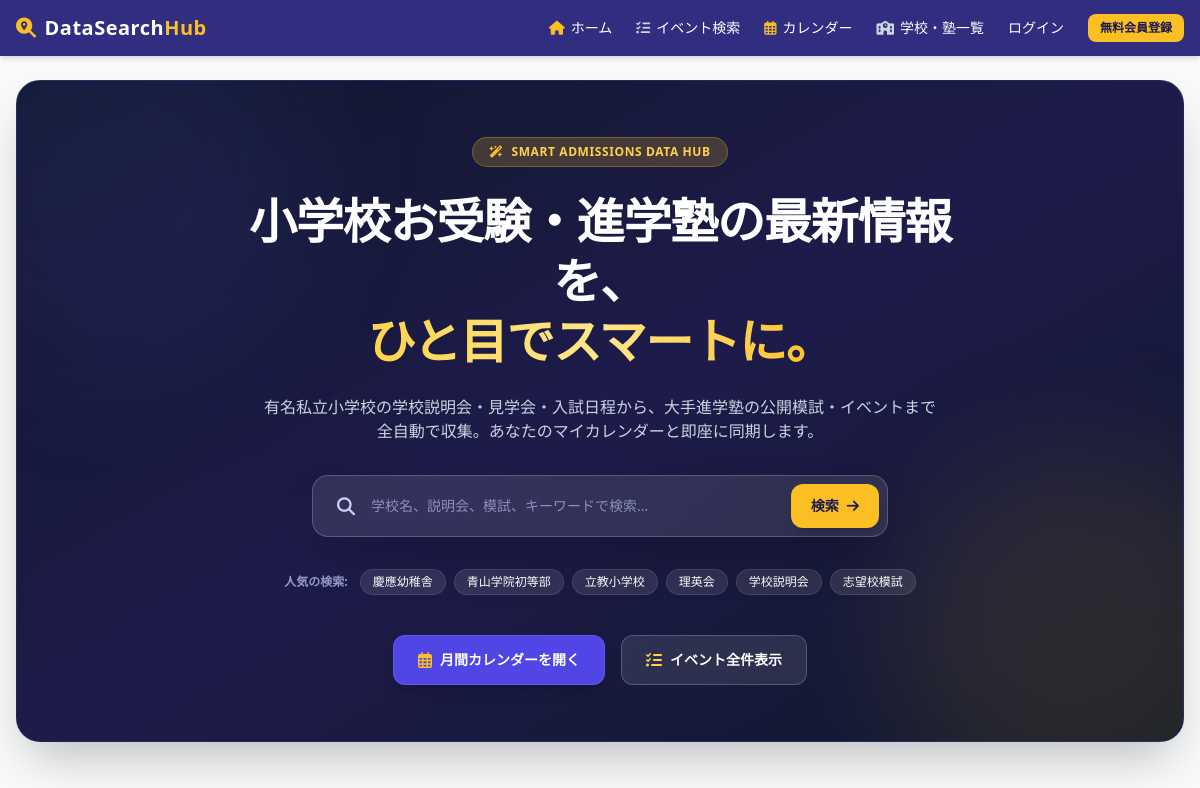
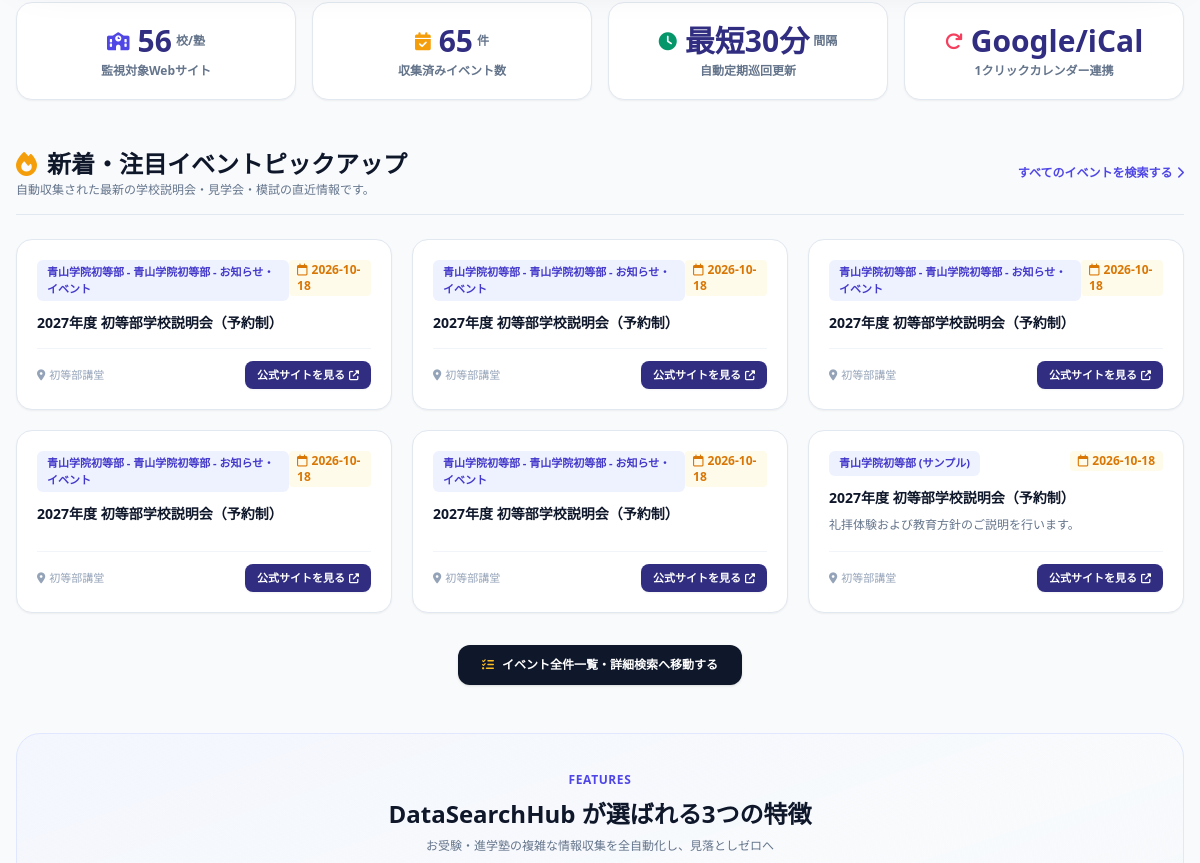
Before: / (upper part) with the older database file (2 pictures, top to bottom).
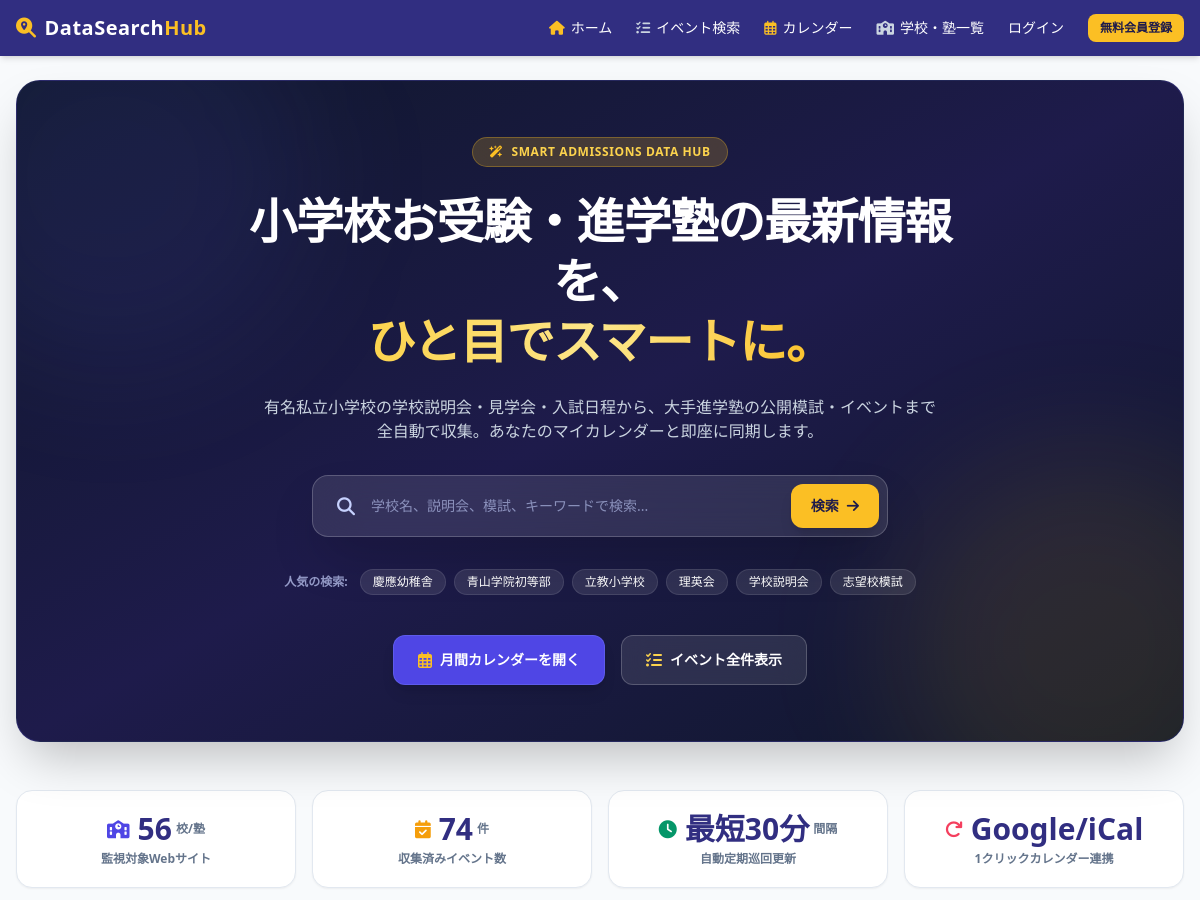
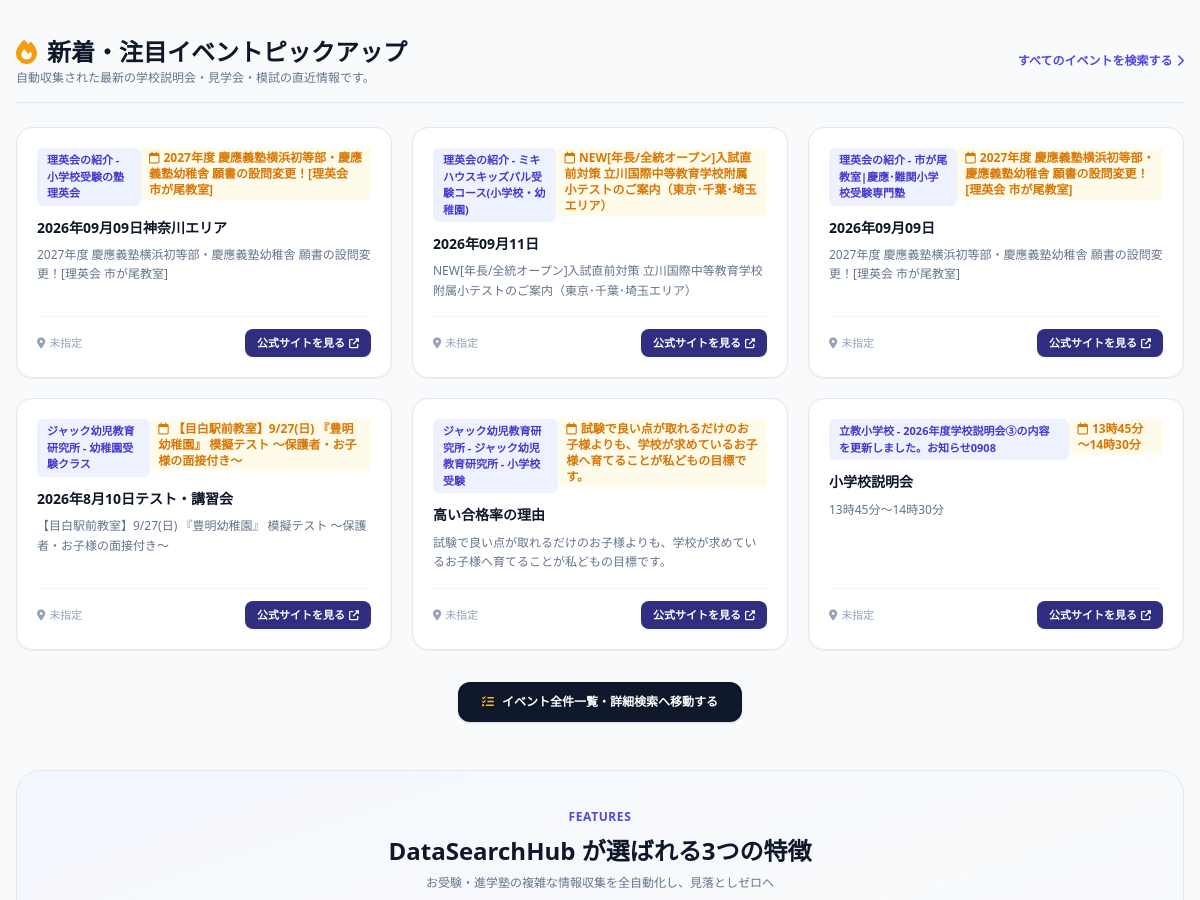
After: the same page with the newer database file (2 pictures, top to bottom).
### app/models/schema.py (models this page shows, shortened)
class Event(Base):
    __tablename__ = "events"
    id = Column(Integer, primary_key=True, index=True)
    source_id = Column(Integer, ForeignKey("sources.id"), nullable=False)
    title = Column(String, index=True, nullable=False)
    content = Column(Text, nullable=True)
    url = Column(String, nullable=True)
    published_date = Column(String, nullable=True)                      # 発表日 / 更新日
    event_date = Column(String, index=True, nullable=True)               # イベント開催日・試験日 (YYYY-MM-DD)
    location = Column(String, nullable=True)                            # 開催場所・会場
    created_at = Column(DateTime, default=datetime.utcnow)
    is_notified = Column(Boolean, default=False)                         # メール通知済みフラグ
    source = relationship("Source", back_populates="events")
    notifications = relationship("NotificationLog", back_populates="event", cascade="all, delete-orphan")

class Source(Base):
    __tablename__ = "sources"
    id = Column(Integer, primary_key=True, index=True)
    source_id = Column(String, unique=True, index=True, nullable=False) # e.g. keio_yochisha
    category_id = Column(Integer, ForeignKey("categories.id"), nullable=False)
    name = Column(String, nullable=False)                                # e.g. 慶應義塾幼稚舎
    type = Column(String, nullable=False)                                # e.g. school, cram_school
    url = Column(String, nullable=False)
    schedule_interval_minutes = Column(Integer, default=60)
    selectors_json = Column(Text, nullable=False)                        # スクレイピングルール (JSON文字列)
    last_scraped_at = Column(DateTime, nullable=True)                    # 最終巡回実行日時
    category = relationship("Category", back_populates="sources")
    events = relationship("Event", back_populates="source", cascade="all, delete-orphan")
    favorited_by = relationship("Favorite", back_populates="source", cascade="all, delete-orphan")

### app/main.py (the view)
@app.get("/", response_class=HTMLResponse)
async def home_page(request: Request, db: Session = Depends(get_db)):
    user = get_current_user_optional(request, db)
    total_sources = db.query(Source).count()
    total_events = db.query(Event).count()
    recent_events = db.query(Event).options(joinedload(Event.source)).order_by(Event.created_at.desc()).limit(6).all()
    return templates.TemplateResponse(
        request=request,
        name="home.html",
        context={
            "user": user,
            "total_sources_count": total_sources,
            "total_events_count": total_events,
            "recent_events": recent_events
        }
    )

### app/templates/home.html (shortened to what the changed rows need)
{% extends "base.html" %}
{% block content %}
<div class="space-y-12 pb-12">
    <div class="relative overflow-hidden rounded-3xl bg-gradient-to-br from-slate-900 via-indigo-950 to-slate-900 text-white p-8 md:p-14 shadow-2xl border border-indigo-500/20">
        <div class="relative z-10 max-w-3xl mx-auto text-center space-y-6">
            <h1 class="text-3xl md:text-5xl font-black tracking-tight leading-tight md:leading-tight">
                小学校お受験・進学塾の最新情報を、<br class="hidden sm:inline" />
                <span class="bg-gradient-to-r from-amber-300 via-amber-200 to-amber-400 bg-clip-text text-transparent">ひと目でスマートに。</span>
            </h1>
        </div>
    </div>
    <div class="grid grid-cols-2 md:grid-cols-4 gap-4">
        <div class="bg-white p-5 rounded-2xl shadow-sm border border-slate-200 text-center space-y-1 hover:shadow-md transition">
            <div class="text-2xl md:text-3xl font-black text-indigo-900 flex items-center justify-center">
                <i class="fa-solid fa-calendar-check text-amber-500 text-lg mr-2"></i> {{ total_events_count }} <span class="text-xs font-bold text-slate-500 ml-1">件</span>
            </div>
            <p class="text-xs font-bold text-slate-500">収集済みイベント数</p>
        </div>
    </div>
    <div class="space-y-6">
        <div class="flex flex-col md:flex-row justify-between items-start md:items-center gap-2 border-b border-slate-200 pb-4">
            <div>
                <h2 class="text-xl md:text-2xl font-black text-slate-900 flex items-center">
                    <i class="fa-solid fa-fire text-amber-500 mr-2.5"></i>新着・注目イベントピックアップ
                </h2>
            </div>
        </div>
        <div class="grid grid-cols-1 md:grid-cols-2 lg:grid-cols-3 gap-5">
            {% for event in recent_events %}
            <div class="bg-white rounded-2xl p-5 shadow-sm border border-slate-200 hover:shadow-md hover:border-indigo-200 transition flex flex-col justify-between space-y-4">
                <div class="space-y-2">
                    <div class="flex justify-between items-start">
                        <span class="text-[11px] font-bold bg-indigo-50 text-indigo-700 px-2.5 py-1 rounded-md">
                            {{ event.source.name }}
                        </span>
                        {% if event.event_date %}
                        <span class="text-xs font-extrabold text-amber-600 bg-amber-50 px-2 py-0.5 rounded">
                            <i class="fa-regular fa-calendar mr-1"></i>{{ event.event_date }}
                        </span>
                        {% endif %}
                    </div>
                    <h3 class="font-bold text-slate-900 text-sm leading-snug line-clamp-2 pt-1">
                        {{ event.title }}
                    </h3>
                    {% if event.content %}
                    <p class="text-slate-500 text-xs line-clamp-2 leading-relaxed">{{ event.content }}</p>
                    {% endif %}
                </div>
                <div class="pt-3 border-t border-slate-100 flex justify-between items-center text-xs">
                    <span class="text-slate-400 font-medium text-[11px]">
                        <i class="fa-solid fa-location-dot mr-1"></i>{{ event.location or "未指定" }}
                    </span>
                    <a href="{{ event.official_url }}" target="_blank" class="bg-indigo-900 hover:bg-indigo-800 text-white font-bold px-3 py-1.5 rounded-lg shadow-sm transition flex items-center text-[11px]">
                        公式サイトを見る <i class="fa-solid fa-up-right-from-square ml-1 text-[10px]"></i>
                    </a>
                </div>
            </div>
            {% endfor %}
        </div>
    </div>
    <div class="bg-gradient-to-br from-indigo-50/50 via-slate-50 to-indigo-50/30 p-8 rounded-3xl border border-indigo-100 space-y-8">
        <div class="text-center max-w-xl mx-auto space-y-2">
            <h2 class="text-2xl font-black text-slate-900">DataSearchHub が選ばれる3つの特徴</h2>
        </div>
    </div>
</div>
{% endblock %}

Changed rows visible on the page:
no longer on this page (row unchanged): Event: source.name "青山学院初等部 - 青山学院初等部 - お知らせ・イベント", event_date "2026-10-18", title "2027年度 初等部学校説明会（予約制）", location "初等部講堂"
no longer on this page (row unchanged): Event: source.name "青山学院初等部 - 青山学院初等部 - お知らせ・イベント", event_date "2026-10-18", title "2027年度 初等部学校説明会（予約制）", location "初等部講堂"
no longer on this page (row unchanged): Event: source.name "青山学院初等部 - 青山学院初等部 - お知らせ・イベント", event_date "2026-10-18", title "2027年度 初等部学校説明会（予約制）", location "初等部講堂"
no longer on this page (row unchanged): Event: source.name "青山学院初等部 - 青山学院初等部 - お知らせ・イベント", event_date "2026-10-18", title "2027年度 初等部学校説明会（予約制）", location "初等部講堂"
no longer on this page (row unchanged): Event: source.name "青山学院初等部 - 青山学院初等部 - お知らせ・イベント", event_date "2026-10-18", title "2027年度 初等部学校説明会（予約制）", location "初等部講堂"
no longer on this page (row unchanged): Event: source.name "青山学院初等部 (サンプル)", event_date "2026-10-18", title "2027年度 初等部学校説明会（予約制）", content "礼拝体験および教育方針のご説明を行います。", location "初等部講堂"
added Event: source.name "理英会の紹介 - 小学校受験の塾 理英会", event_date "2027年度 慶應義塾横浜初等部・慶應義塾幼稚舎 願書の設問変更！[理英会 市が尾教室]", title "2026年09月09日神奈川エリア", content "2027年度 慶應義塾横浜初等部・慶應義塾幼稚舎 願書の設問変更！[理英会 市が尾教室]", location "未指定"
added Event: source.name "理英会の紹介 - ミキハウスキッズパル受験コース(小学校・幼稚園)", event_date "NEW[年長/全統オープン]入試直前対策 立川国際中等教育学校附属小テストのご案内（東京･千葉･埼玉エリア）", title "2026年09月11日", content "NEW[年長/全統オープン]入試直前対策 立川国際中等教育学校附属小テストのご案内（東京･千葉･埼玉エリア）", location "未指定"
added Event: source.name "理英会の紹介 - 市が尾教室|慶應･難関小学校受験専門塾", event_date "2027年度 慶應義塾横浜初等部・慶應義塾幼稚舎 願書の設問変更！[理英会 市が尾教室]", title "2026年09月09日", content "2027年度 慶應義塾横浜初等部・慶應義塾幼稚舎 願書の設問変更！[理英会 市が尾教室]", location "未指定"
added Event: source.name "ジャック幼児教育研究所 - 幼稚園受験クラス", event_date "【目白駅前教室】9/27(日) 『豊明幼稚園』 模擬テスト ～保護者・お子様の面接付き～", title "2026年8月10日テスト・講習会", content "【目白駅前教室】9/27(日) 『豊明幼稚園』 模擬テスト ～保護者・お子様の面接付き～", location "未指定"
added Event: source.name "ジャック幼児教育研究所 - ジャック幼児教育研究所 - 小学校受験", event_date "試験で良い点が取れるだけのお子様よりも、学校が求めているお子様へ育てることが私どもの目標です。", title "高い合格率の理由", content "試験で良い点が取れるだけのお子様よりも、学校が求めているお子様へ育てることが私どもの目標です。", location "未指定"
added Event: source.name "立教小学校 - 2026年度学校説明会③の内容を更新しました。お知らせ0908", event_date "13時45分～14時30分", title "小学校説明会", content "13時45分～14時30分", location "未指定"
Other visible differences:
{{ total_events_count }}: "65" → "74"
